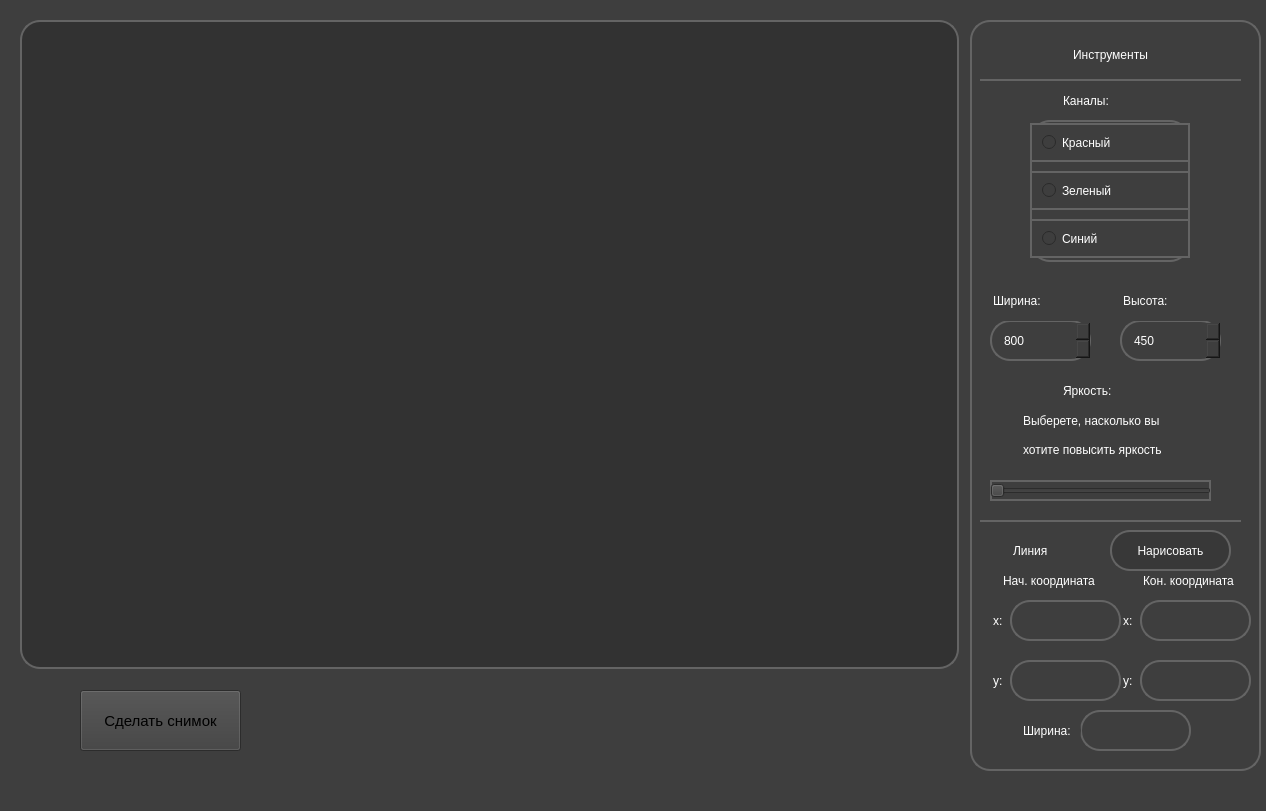
<?xml version="1.0" encoding="UTF-8"?>
<ui version="4.0">
 <class>MainWindow</class>
 <widget class="QMainWindow" name="MainWindow">
  <property name="enabled">
   <bool>true</bool>
  </property>
  <property name="geometry">
   <rect>
    <x>0</x>
    <y>0</y>
    <width>1266</width>
    <height>811</height>
   </rect>
  </property>
  <property name="cursor">
   <cursorShape>CrossCursor</cursorShape>
  </property>
  <property name="windowTitle">
   <string>MainWindow</string>
  </property>
  <property name="styleSheet">
   <string notr="true">background-color: rgb(62, 62, 62);</string>
  </property>
  <widget class="QWidget" name="centralwidget">
   <widget class="QPushButton" name="cameraBut">
    <property name="geometry">
     <rect>
      <x>80</x>
      <y>690</y>
      <width>161</width>
      <height>61</height>
     </rect>
    </property>
    <property name="font">
     <font>
      <pointsize>11</pointsize>
     </font>
    </property>
    <property name="styleSheet">
     <string notr="true">background-color: rgb(56, 56, 56);
havor {background-color: rgb(250, 0, 0)};
color: rgb(255, 255, 255);
border-radius: 20px; </string>
    </property>
    <property name="text">
     <string>Сделать снимок</string>
    </property>
   </widget>
   <widget class="QGroupBox" name="groupBox">
    <property name="geometry">
     <rect>
      <x>970</x>
      <y>20</y>
      <width>291</width>
      <height>751</height>
     </rect>
    </property>
    <property name="styleSheet">
     <string notr="true">border: 2px solid rgb(100, 100, 100); padding: 10px;
border-radius: 20px; </string>
    </property>
    <property name="title">
     <string/>
    </property>
    <widget class="QLabel" name="label">
     <property name="geometry">
      <rect>
       <x>10</x>
       <y>10</y>
       <width>261</width>
       <height>51</height>
      </rect>
     </property>
     <property name="cursor">
      <cursorShape>ArrowCursor</cursorShape>
     </property>
     <property name="styleSheet">
      <string notr="true">color: rgb(255, 255, 255);
font: 14pt &quot;MS Shell Dlg 2&quot;;
border:None;
border-bottom: 2px solid rgb(100, 100, 100); padding: 10px;
border-radius: None; </string>
     </property>
     <property name="text">
      <string>Инструменты</string>
     </property>
     <property name="alignment">
      <set>Qt::AlignCenter</set>
     </property>
    </widget>
    <widget class="QWidget" name="verticalLayoutWidget">
     <property name="geometry">
      <rect>
       <x>60</x>
       <y>100</y>
       <width>160</width>
       <height>142</height>
      </rect>
     </property>
     <layout class="QVBoxLayout" name="verticalLayout">
      <item>
       <widget class="QRadioButton" name="redRadio">
        <property name="styleSheet">
         <string notr="true">color: rgb(255, 255, 255);
font: 9pt &quot;MS Shell Dlg 2&quot;;</string>
        </property>
        <property name="text">
         <string>Красный</string>
        </property>
       </widget>
      </item>
      <item>
       <widget class="QRadioButton" name="greenRadio">
        <property name="styleSheet">
         <string notr="true">color: rgb(255, 255, 255);
font: 9pt &quot;MS Shell Dlg 2&quot;;</string>
        </property>
        <property name="text">
         <string>Зеленый</string>
        </property>
       </widget>
      </item>
      <item>
       <widget class="QRadioButton" name="blueRadio">
        <property name="styleSheet">
         <string notr="true">color: rgb(255, 255, 255);
font: 9pt &quot;MS Shell Dlg 2&quot;;</string>
        </property>
        <property name="text">
         <string>Синий</string>
        </property>
       </widget>
      </item>
     </layout>
    </widget>
    <widget class="QLabel" name="label_2">
     <property name="geometry">
      <rect>
       <x>80</x>
       <y>60</y>
       <width>141</width>
       <height>41</height>
      </rect>
     </property>
     <property name="styleSheet">
      <string notr="true">border:None;
color: rgb(255, 255, 255);
font: 12pt &quot;MS Shell Dlg 2&quot;;
</string>
     </property>
     <property name="text">
      <string>Каналы:</string>
     </property>
     <property name="scaledContents">
      <bool>false</bool>
     </property>
    </widget>
    <widget class="QSpinBox" name="widthSpinBox">
     <property name="geometry">
      <rect>
       <x>20</x>
       <y>300</y>
       <width>101</width>
       <height>41</height>
      </rect>
     </property>
     <property name="styleSheet">
      <string notr="true">color: rgb(255, 255, 255);</string>
     </property>
     <property name="minimum">
      <number>300</number>
     </property>
     <property name="maximum">
      <number>900</number>
     </property>
     <property name="value">
      <number>800</number>
     </property>
    </widget>
    <widget class="QLabel" name="label_3">
     <property name="geometry">
      <rect>
       <x>10</x>
       <y>260</y>
       <width>141</width>
       <height>41</height>
      </rect>
     </property>
     <property name="styleSheet">
      <string notr="true">border:None;
color: rgb(255, 255, 255);
font: 12pt &quot;MS Shell Dlg 2&quot;;
</string>
     </property>
     <property name="text">
      <string>Ширина:</string>
     </property>
     <property name="scaledContents">
      <bool>false</bool>
     </property>
    </widget>
    <widget class="QSpinBox" name="heightSpinBox">
     <property name="geometry">
      <rect>
       <x>150</x>
       <y>300</y>
       <width>101</width>
       <height>41</height>
      </rect>
     </property>
     <property name="styleSheet">
      <string notr="true">color: rgb(255, 255, 255);</string>
     </property>
     <property name="minimum">
      <number>168</number>
     </property>
     <property name="maximum">
      <number>600</number>
     </property>
     <property name="value">
      <number>450</number>
     </property>
    </widget>
    <widget class="QLabel" name="label_4">
     <property name="geometry">
      <rect>
       <x>140</x>
       <y>260</y>
       <width>121</width>
       <height>41</height>
      </rect>
     </property>
     <property name="styleSheet">
      <string notr="true">border:None;
color: rgb(255, 255, 255);
font: 12pt &quot;MS Shell Dlg 2&quot;;
</string>
     </property>
     <property name="text">
      <string>Высота:</string>
     </property>
     <property name="scaledContents">
      <bool>false</bool>
     </property>
    </widget>
    <widget class="QSlider" name="brightSlayder">
     <property name="geometry">
      <rect>
       <x>20</x>
       <y>460</y>
       <width>221</width>
       <height>21</height>
      </rect>
     </property>
     <property name="maximum">
      <number>255</number>
     </property>
     <property name="orientation">
      <enum>Qt::Horizontal</enum>
     </property>
    </widget>
    <widget class="QLabel" name="label_5">
     <property name="geometry">
      <rect>
       <x>80</x>
       <y>350</y>
       <width>141</width>
       <height>41</height>
      </rect>
     </property>
     <property name="styleSheet">
      <string notr="true">border:None;
color: rgb(255, 255, 255);
font: 12pt &quot;MS Shell Dlg 2&quot;;
</string>
     </property>
     <property name="text">
      <string>Яркость:</string>
     </property>
     <property name="scaledContents">
      <bool>false</bool>
     </property>
    </widget>
    <widget class="QLabel" name="label_6">
     <property name="geometry">
      <rect>
       <x>40</x>
       <y>380</y>
       <width>171</width>
       <height>41</height>
      </rect>
     </property>
     <property name="styleSheet">
      <string notr="true">border: None;
color: rgb(255, 255, 255);</string>
     </property>
     <property name="text">
      <string>Выберете, насколько вы </string>
     </property>
     <property name="scaledContents">
      <bool>true</bool>
     </property>
    </widget>
    <widget class="QLabel" name="label_7">
     <property name="geometry">
      <rect>
       <x>40</x>
       <y>410</y>
       <width>171</width>
       <height>41</height>
      </rect>
     </property>
     <property name="styleSheet">
      <string notr="true">border: None;
color: rgb(255, 255, 255);</string>
     </property>
     <property name="text">
      <string>хотите повысить яркость</string>
     </property>
     <property name="scaledContents">
      <bool>true</bool>
     </property>
     <property name="alignment">
      <set>Qt::AlignLeading|Qt::AlignLeft|Qt::AlignTop</set>
     </property>
    </widget>
    <widget class="QLabel" name="label_8">
     <property name="geometry">
      <rect>
       <x>10</x>
       <y>500</y>
       <width>261</width>
       <height>31</height>
      </rect>
     </property>
     <property name="styleSheet">
      <string notr="true">border-left: None;
border-right:None;
border-bottom:None;</string>
     </property>
     <property name="text">
      <string/>
     </property>
    </widget>
    <widget class="QLabel" name="label_9">
     <property name="geometry">
      <rect>
       <x>30</x>
       <y>510</y>
       <width>81</width>
       <height>41</height>
      </rect>
     </property>
     <property name="styleSheet">
      <string notr="true">border:None;
color: rgb(255, 255, 255);
font: 12pt &quot;MS Shell Dlg 2&quot;;</string>
     </property>
     <property name="text">
      <string>Линия</string>
     </property>
    </widget>
    <widget class="QLineEdit" name="startX">
     <property name="geometry">
      <rect>
       <x>40</x>
       <y>580</y>
       <width>111</width>
       <height>41</height>
      </rect>
     </property>
     <property name="styleSheet">
      <string notr="true">font: 8pt &quot;MS Shell Dlg 2&quot;;
color: rgb(255, 255, 255);</string>
     </property>
     <property name="alignment">
      <set>Qt::AlignLeading|Qt::AlignLeft|Qt::AlignVCenter</set>
     </property>
     <property name="placeholderText">
      <string/>
     </property>
    </widget>
    <widget class="QLineEdit" name="startY">
     <property name="geometry">
      <rect>
       <x>40</x>
       <y>640</y>
       <width>111</width>
       <height>41</height>
      </rect>
     </property>
     <property name="styleSheet">
      <string notr="true">font: 8pt &quot;MS Shell Dlg 2&quot;;
color: rgb(255, 255, 255);</string>
     </property>
     <property name="alignment">
      <set>Qt::AlignLeading|Qt::AlignLeft|Qt::AlignVCenter</set>
     </property>
     <property name="placeholderText">
      <string/>
     </property>
    </widget>
    <widget class="QLineEdit" name="finishY">
     <property name="geometry">
      <rect>
       <x>170</x>
       <y>640</y>
       <width>111</width>
       <height>41</height>
      </rect>
     </property>
     <property name="styleSheet">
      <string notr="true">font: 8pt &quot;MS Shell Dlg 2&quot;;
color: rgb(255, 255, 255);</string>
     </property>
     <property name="alignment">
      <set>Qt::AlignLeading|Qt::AlignLeft|Qt::AlignVCenter</set>
     </property>
     <property name="placeholderText">
      <string/>
     </property>
    </widget>
    <widget class="QLineEdit" name="finishX">
     <property name="geometry">
      <rect>
       <x>170</x>
       <y>580</y>
       <width>111</width>
       <height>41</height>
      </rect>
     </property>
     <property name="styleSheet">
      <string notr="true">font: 8pt &quot;MS Shell Dlg 2&quot;;
color: rgb(255, 255, 255);</string>
     </property>
     <property name="alignment">
      <set>Qt::AlignLeading|Qt::AlignLeft|Qt::AlignVCenter</set>
     </property>
     <property name="placeholderText">
      <string/>
     </property>
    </widget>
    <widget class="QLabel" name="label_10">
     <property name="geometry">
      <rect>
       <x>140</x>
       <y>580</y>
       <width>41</width>
       <height>41</height>
      </rect>
     </property>
     <property name="styleSheet">
      <string notr="true">border:None;
color: rgb(255, 255, 255);
font: 10pt &quot;MS Shell Dlg 2&quot;;</string>
     </property>
     <property name="text">
      <string>x:</string>
     </property>
    </widget>
    <widget class="QLabel" name="label_11">
     <property name="geometry">
      <rect>
       <x>10</x>
       <y>580</y>
       <width>41</width>
       <height>41</height>
      </rect>
     </property>
     <property name="styleSheet">
      <string notr="true">border:None;
color: rgb(255, 255, 255);
font: 10pt &quot;MS Shell Dlg 2&quot;;</string>
     </property>
     <property name="text">
      <string>x:</string>
     </property>
    </widget>
    <widget class="QLabel" name="label_12">
     <property name="geometry">
      <rect>
       <x>140</x>
       <y>640</y>
       <width>41</width>
       <height>41</height>
      </rect>
     </property>
     <property name="styleSheet">
      <string notr="true">border:None;
color: rgb(255, 255, 255);
font: 10pt &quot;MS Shell Dlg 2&quot;;</string>
     </property>
     <property name="text">
      <string>y:</string>
     </property>
    </widget>
    <widget class="QLabel" name="label_13">
     <property name="geometry">
      <rect>
       <x>10</x>
       <y>640</y>
       <width>41</width>
       <height>41</height>
      </rect>
     </property>
     <property name="styleSheet">
      <string notr="true">border:None;
color: rgb(255, 255, 255);
font: 10pt &quot;MS Shell Dlg 2&quot;;</string>
     </property>
     <property name="text">
      <string>y:</string>
     </property>
    </widget>
    <widget class="QLabel" name="label_14">
     <property name="geometry">
      <rect>
       <x>20</x>
       <y>540</y>
       <width>121</width>
       <height>41</height>
      </rect>
     </property>
     <property name="styleSheet">
      <string notr="true">border:None;
color: rgb(255, 255, 255);
font: 7pt &quot;MS Shell Dlg 2&quot;;</string>
     </property>
     <property name="text">
      <string>Нач. координата</string>
     </property>
    </widget>
    <widget class="QLabel" name="label_15">
     <property name="geometry">
      <rect>
       <x>160</x>
       <y>540</y>
       <width>121</width>
       <height>41</height>
      </rect>
     </property>
     <property name="styleSheet">
      <string notr="true">border:None;
color: rgb(255, 255, 255);
font: 7pt &quot;MS Shell Dlg 2&quot;;</string>
     </property>
     <property name="text">
      <string>Кон. координата</string>
     </property>
    </widget>
    <widget class="QLineEdit" name="lineWidth">
     <property name="geometry">
      <rect>
       <x>110</x>
       <y>690</y>
       <width>111</width>
       <height>41</height>
      </rect>
     </property>
     <property name="styleSheet">
      <string notr="true">font: 8pt &quot;MS Shell Dlg 2&quot;;
color: rgb(255, 255, 255);</string>
     </property>
     <property name="alignment">
      <set>Qt::AlignLeading|Qt::AlignLeft|Qt::AlignVCenter</set>
     </property>
     <property name="placeholderText">
      <string/>
     </property>
    </widget>
    <widget class="QLabel" name="label_16">
     <property name="geometry">
      <rect>
       <x>40</x>
       <y>690</y>
       <width>71</width>
       <height>41</height>
      </rect>
     </property>
     <property name="styleSheet">
      <string notr="true">border:None;
color: rgb(255, 255, 255);
font: 7pt &quot;MS Shell Dlg 2&quot;;</string>
     </property>
     <property name="text">
      <string>Ширина:</string>
     </property>
    </widget>
    <widget class="QPushButton" name="drawButton">
     <property name="geometry">
      <rect>
       <x>140</x>
       <y>510</y>
       <width>121</width>
       <height>41</height>
      </rect>
     </property>
     <property name="styleSheet">
      <string notr="true">background-color: rgb(56, 56, 56);
font: 9pt &quot;MS Shell Dlg 2&quot;;
color: rgb(255, 255, 255);</string>
     </property>
     <property name="text">
      <string>Нарисовать</string>
     </property>
    </widget>
    <zorder>label_2</zorder>
    <zorder>label_15</zorder>
    <zorder>label_14</zorder>
    <zorder>label_13</zorder>
    <zorder>label_12</zorder>
    <zorder>label_11</zorder>
    <zorder>label_10</zorder>
    <zorder>label</zorder>
    <zorder>verticalLayoutWidget</zorder>
    <zorder>widthSpinBox</zorder>
    <zorder>label_3</zorder>
    <zorder>heightSpinBox</zorder>
    <zorder>label_4</zorder>
    <zorder>brightSlayder</zorder>
    <zorder>label_5</zorder>
    <zorder>label_6</zorder>
    <zorder>label_7</zorder>
    <zorder>label_8</zorder>
    <zorder>label_9</zorder>
    <zorder>startX</zorder>
    <zorder>startY</zorder>
    <zorder>finishY</zorder>
    <zorder>finishX</zorder>
    <zorder>lineWidth</zorder>
    <zorder>label_16</zorder>
    <zorder>drawButton</zorder>
   </widget>
   <widget class="QWidget" name="widget" native="true">
    <property name="geometry">
     <rect>
      <x>20</x>
      <y>20</y>
      <width>939</width>
      <height>649</height>
     </rect>
    </property>
    <property name="styleSheet">
     <string notr="true">border: 2px solid rgb(100, 100, 100); padding: 10px;
background-color: rgb(50, 50, 50);
border-radius: 20px; </string>
    </property>
   </widget>
  </widget>
 </widget>
 <resources/>
 <connections/>
</ui>
